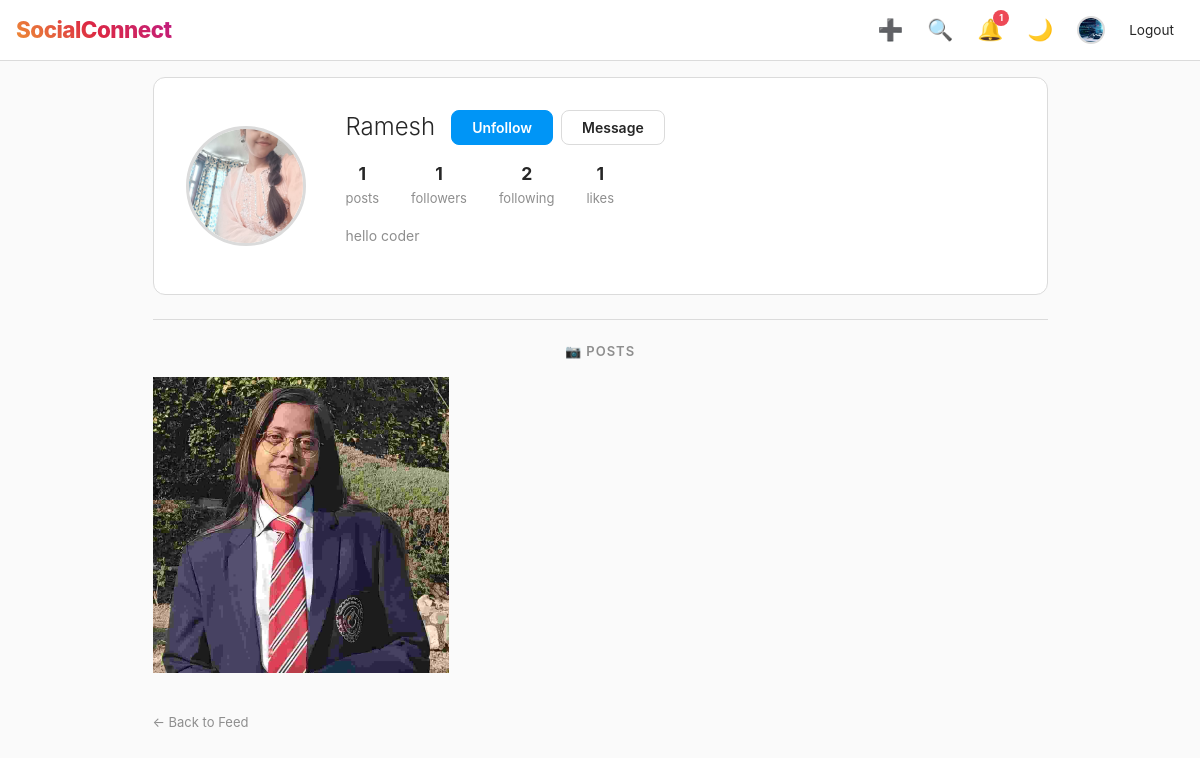
The app's page /profile/Ramesh/ (signed in) with its own data.
### profiles/models.py (models this page shows, shortened)
class Profile(models.Model):
    user = models.OneToOneField(
        User,
        on_delete=models.CASCADE
    )
    bio = models.TextField(blank=True)
    profile_picture = models.ImageField(
        upload_to='profile_pics/',
        blank=True,
        null=True
    )
    followers = models.ManyToManyField(
        User,
        related_name='following',
        blank=True
    )

### posts/models.py (models this page shows, shortened)
class Post(models.Model):
    author = models.ForeignKey(User, on_delete=models.CASCADE)
    content = models.TextField()
    image = models.ImageField(upload_to="post_images/", blank=True, null=True)
    created_at = models.DateTimeField(auto_now_add=True)
    likes = models.ManyToManyField(
        User,
        related_name="liked_posts",
        blank=True
    )

### profiles/views.py (the view)
# urls.py: path("<str:username>/", views.profile, name="profile"),
def profile(request, username):
    user = get_object_or_404(User, username=username)
    profile = get_object_or_404(Profile, user=user)
    posts = Post.objects.filter(author=user).order_by("-created_at")
    return render(request, "profiles/profile.html", {
        "profile": profile,
        "posts": posts,
        "posts_count": posts.count(),
        "followers_count": profile.followers.count(),
        "following_count": user.following.count(),
        "total_likes": sum(p.likes.count() for p in posts),
    })

### posts/context_processors.py (called while the page is built)
def notification_count(request):
    if request.user.is_authenticated:
        return {
            "notification_count": request.user.notifications.filter(
                is_read=False
            ).count()
        }
    return {"notification_count": 0}

### profiles/templates/profiles/profile.html (shortened to what this page needs)
{% extends "base.html" %}
{% block content %}
<div style="max-width:935px;margin:0 auto;padding:0 20px;">
    <div class="profile-header">
        <div class="profile-pic-wrap">
            {% if profile.profile_picture %}
            <img src="{{ profile.profile_picture.url }}" class="profile-pic" alt="">
            {% else %}
            <div class="profile-pic-placeholder">{{ profile.user.username|first|upper }}</div>
            {% endif %}
        </div>
        <div class="profile-info">
            <div class="d-flex align-items-center gap-3 mb-3 flex-wrap">
                <h2 class="mb-0">{{ profile.user.username }}</h2>
                <div class="profile-actions">
                    {% if request.user.is_authenticated %}
                        {% if request.user == profile.user %}
                        <a href="{% url 'profiles:edit_profile' %}" class="btn-profile-action">Edit Profile</a>
                        <a href="{% url 'posts:create_post' %}" class="btn-profile-action primary">+ New Post</a>
                        {% else %}
                        <a href="{% url 'profiles:follow_user' profile.user.username %}" class="btn-profile-action primary">
                            {% if request.user in profile.followers.all %}Unfollow{% else %}Follow{% endif %}
                        </a>
                        <a href="{% url 'posts:chat' profile.user.username %}" class="btn-profile-action">Message</a>
                        {% endif %}
                    {% else %}
                        <a href="{% url 'accounts:login' %}" class="btn-profile-action primary">Follow</a>
                        <a href="{% url 'accounts:login' %}" class="btn-profile-action">Message</a>
                    {% endif %}
                </div>
            </div>
            <div class="profile-stats">
                <div class="stat-item"><strong>{{ posts_count }}</strong><span>posts</span></div>
                <div class="stat-item"><strong>{{ followers_count }}</strong><span>followers</span></div>
                <div class="stat-item"><strong>{{ following_count }}</strong><span>following</span></div>
                <div class="stat-item"><strong>{{ total_likes }}</strong><span>likes</span></div>
            </div>
            {% if profile.bio %}
            <p class="profile-bio">{{ profile.bio }}</p>
            {% endif %}
        </div>
    </div>
    <div style="border-top:1px solid var(--border);padding-top:20px;margin-bottom:16px;text-align:center;">
        <span style="font-size:13px;font-weight:600;color:var(--text-muted);text-transform:uppercase;letter-spacing:1px;">📷 Posts</span>
    </div>
    {% if posts %}
    <div class="posts-grid">
        {% for post in posts %}
        {% if post.image %}
        <a href="{% url 'posts:post_detail' post.id %}" class="grid-post">
            <img src="{{ post.image.url }}" alt="">
        </a>
        {% else %}
        <a href="{% url 'posts:post_detail' post.id %}" class="grid-post-text">
            {{ post.content|truncatechars:80 }}
        </a>
        {% endif %}
        {% endfor %}
    </div>
    {% endif %}
    <a href="{% url 'posts:home' %}" style="display:inline-block;margin-top:16px;color:var(--text-muted);font-size:13px;text-decoration:none;">← Back to Feed</a>
</div>
{% endblock %}

### socialmedia/templates/base.html (shortened to what this page needs)
{% load static %}
<!DOCTYPE html>
<html lang="en">
<head>
    <link href="https://cdn.jsdelivr.net/npm/bootstrap@5.3.7/dist/css/bootstrap.min.css" rel="stylesheet">
    <link rel="stylesheet" href="{% static 'css/style.css' %}">
</head>
<body>
<nav class="navbar navbar-custom px-3 py-2">
    <a class="navbar-brand" href="{% url 'posts:home' %}">SocialConnect</a>
    <div class="d-flex align-items-center gap-1">
        {% if user.is_authenticated %}
            <a href="{% url 'posts:create_post' %}" class="nav-icon-btn" title="New Post">➕</a>
            <a href="{% url 'profiles:search_users' %}" class="nav-icon-btn" title="Search">🔍</a>
            <a href="{% url 'posts:notifications' %}" class="nav-icon-btn" title="Notifications" style="position:relative;">
                🔔
                {% if notification_count %}
                <span class="notif-badge">{{ notification_count }}</span>
                {% endif %}
            </a>
            <button class="nav-icon-btn" onclick="toggleDarkMode()" title="Toggle Dark Mode">🌙</button>
            <a href="{% url 'profiles:profile' user.username %}" class="nav-icon-btn d-flex align-items-center gap-1" title="Profile">
                {% if user.profile.profile_picture %}
                <img src="{{ user.profile.profile_picture.url }}" class="nav-avatar" alt="">
                {% else %}
                <span class="nav-avatar-placeholder">{{ user.username|first|upper }}</span>
                {% endif %}
            </a>
            <a href="{% url 'accounts:logout' %}" class="nav-icon-btn" style="font-size:0.85rem;">Logout</a>
        {% endif %}
    </div>
</nav>
<div class="container-fluid px-3 mt-3 mb-5">
    {% block content %}{% endblock %}
</div>
</body>
</html>

### socialmedia/static/css/style.css (style rules this page uses)
:root { --primary: #405de6; --gradient: linear-gradient(45deg, #f09433, #e6683c, #dc2743, #cc2366, #bc1888); --bg: #fafafa; --card-bg: #ffffff; --text: #262626; --text-muted: #8e8e8e; --border: #dbdbdb; --shadow: 0 1px 2px rgba(0,0,0,0.08); --radius: 12px; }
* { box-sizing: border-box; margin: 0; padding: 0; }
body { background: var(--bg); color: var(--text); font-family: -apple-system, BlinkMacSystemFont, "Segoe UI", Roboto, sans-serif; font-size: 14px; transition: background 0.3s, color 0.3s; min-height: 100vh; }
.navbar-custom { background: var(--card-bg) !important; border-bottom: 1px solid var(--border); position: sticky; top: 0; z-index: 100; display: flex; align-items: center; justify-content: space-between; padding: 10px 20px; }
.navbar-brand { font-weight: 800; font-size: 1.4rem; background: var(--gradient); -webkit-background-clip: text; -webkit-text-fill-color: transparent; background-clip: text; letter-spacing: -0.5px; text-decoration: none; }
.nav-icon-btn { background: none; border: none; font-size: 1.3rem; cursor: pointer; padding: 6px 10px; border-radius: 8px; color: var(--text); text-decoration: none; position: relative; transition: background 0.2s; display: inline-flex; align-items: center; }
.nav-avatar { width: 28px; height: 28px; border-radius: 50%; object-fit: cover; border: 2px solid var(--border); }
.notif-badge { position: absolute; top: 2px; right: 4px; background: #ed4956; color: white; font-size: 9px; font-weight: 700; border-radius: 50%; width: 16px; height: 16px; display: flex; align-items: center; justify-content: center; }
.profile-header { background: var(--card-bg); border: 1px solid var(--border); border-radius: var(--radius); padding: 32px; margin-bottom: 24px; display: flex; align-items: center; gap: 40px; flex-wrap: wrap; }
.profile-pic { width: 120px; height: 120px; border-radius: 50%; object-fit: cover; border: 3px solid var(--border); }
.profile-info h2 { font-size: 1.5rem; font-weight: 300; margin-bottom: 12px; }
.profile-stats { display: flex; gap: 32px; margin-bottom: 16px; flex-wrap: wrap; }
.stat-item { text-align: center; }
.stat-item strong { display: block; font-size: 1.1rem; font-weight: 700; }
.stat-item span { font-size: 13px; color: var(--text-muted); }
.profile-bio { font-size: 14px; line-height: 1.5; color: var(--text-muted); max-width: 400px; }
.profile-actions { display: flex; gap: 8px; flex-wrap: wrap; }
.btn-profile-action { padding: 6px 20px; border-radius: 8px; font-size: 14px; font-weight: 600; cursor: pointer; border: 1px solid var(--border); background: var(--card-bg); color: var(--text); text-decoration: none; transition: background 0.2s; display: inline-block; }
.btn-profile-action.primary { background: #0095f6; border-color: #0095f6; color: white; }
.posts-grid { display: grid; grid-template-columns: repeat(3, 1fr); gap: 3px; margin-bottom: 24px; }
.grid-post { aspect-ratio: 1; overflow: hidden; position: relative; background: var(--border); cursor: pointer; display: block; }
.grid-post img { width: 100%; height: 100%; object-fit: cover; transition: transform 0.3s; }

### records on screen
Profile: profile_picture (picture), user.username "Ramesh", bio "hello coder"
Post: image (picture)

### other values on screen
{{ notification_count }} "1"
{{ posts_count }} "1"
{{ followers_count }} "1"
{{ following_count }} "2"
{{ total_likes }} "1"
